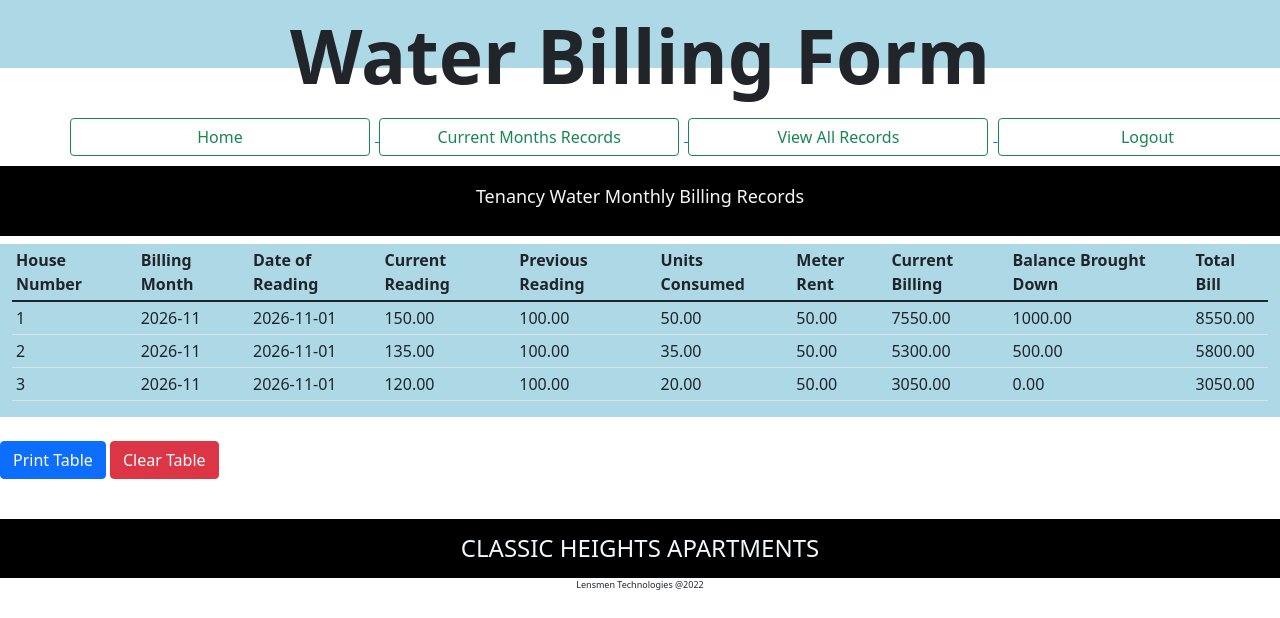
/admin/records.php (signed in), run on the app's committed database.
### tables this page shows
CREATE TABLE `monthly_bill` (
  `bill_id` int(11) NOT NULL AUTO_INCREMENT,
  `house_number` varchar(50) NOT NULL,
  `billing_month` varchar(50) NOT NULL,
  `date_of_reading` date NOT NULL,
  `current_reading` decimal(10,2) NOT NULL DEFAULT 0.00,
  `previous_reading` decimal(10,2) NOT NULL DEFAULT 100.00,
  `meter_rent` decimal(10,2) NOT NULL DEFAULT 50.00,
  `units_consumed` decimal(10,2) NOT NULL DEFAULT 0.00,
  `current_bill` decimal(10,2) NOT NULL DEFAULT 0.00,
  `bbd` decimal(10,2) NOT NULL DEFAULT 1000.00,
  `total_bill` decimal(10,2) NOT NULL DEFAULT 0.00,
  `timestamp` timestamp NOT NULL DEFAULT current_timestamp() ON UPDATE current_timestamp(),
  PRIMARY KEY (`bill_id`)
);

### admin/records.php (the view, shortened to what this page needs)
<!DOCTYPE html>
<html lang="en">
<?php
require_once('config.php');
?>
<?php
    include('template/records_header.php');
?>
<div class="headerline">
    <h3>Tenancy Water Monthly Billing Records</h3>
</div>
<div class="container-fluid">
    <table class="table table-sm" id="table-records">
        <thead>
            <tr>
                <th id="house_number">House Number</th>
                <th id="billing_month">Billing Month</th>
                <th id="date_of_reading">Date of Reading</th>
                <th id="current_reading">Current Reading</th>
                <th id="previous_reading">Previous Reading</th>
                <th id="units_consumed">Units Consumed</th>
                <th id="meter_rent">Meter Rent</th>
                <th id="current_bill">Current Billing</th>
                <th id="bbd">Balance Brought Down</th>
                <th id="total_bill">Total Bill</th>
            </tr>
        </thead>
        <tbody>
            <?php
            $sql = "SELECT * FROM monthly_bill ORDER BY house_number ASC";
            $stmtselect = $db->query($sql);
            if ($stmtselect->rowCount() > 0) {
                while ($monthly_bill = $stmtselect->fetch(PDO::FETCH_ASSOC)) {
                    echo '
                                <tr>
                                    <td>' . $monthly_bill['house_number'] . '</td>
                                    <td>' . $monthly_bill['billing_month'] . '</td>
                                    <td>' . $monthly_bill['date_of_reading'] . '</td>
                                    <td>' . $monthly_bill['current_reading'] . '</td>
                                    <td>' . $monthly_bill['previous_reading'] . '</td>
                                    <td>' . $monthly_bill['units_consumed'] . '</td>
                                    <td>' . $monthly_bill['meter_rent'] . '</td>
                                    <td>' . $monthly_bill['current_bill'] . '</td>
                                    <td>' . $monthly_bill['bbd'] . '</td>
                                    <td>' . $monthly_bill['total_bill'] . '</td>
                                </tr>';
                }
            }
            ?>
        </tbody>
    </table>
</div>
<div>
    <br>
    <input type="submit" value="Print Table" class="form btn btn-primary" name="print" id="print">
    <input type="submit" value="Clear Table" class="form btn btn-danger" name="delete" id="delete">
</div>
<div class="footer">
    <h4 onclick="window.location.href='index.php'">CLASSIC HEIGHTS APARTMENTS</h4>
</div>
<div class="copyright">Lensmen Technologies @2022 </div>
</body>
</html>

### admin/admin_css/styles.css (style rules this page uses)
* { box-sizing: border-box; }
.container-fluid { display:flex; width: 100%; box-sizing: border-box; background-color: lightblue; }
.headerline h3 { font-size: 18px; color: whitesmoke; height: 70px; padding-top: 20px; text-align: center; background-color: black; height: 70px; }
.footer h4 { text-align: center; justify-items: center; color: aliceblue; margin-top: 40px; margin-bottom: 0px; padding: 15px; background-color: rgb(0, 0, 0); }
.copyright { font-size: xx-small; text-align: center; }

### data on the page
monthly_bill: house_number "1", billing_month "2026-11", date_of_reading "2026-11-01", current_reading "150.00", previous_reading "100.00", units_consumed "50.00", meter_rent "50.00", current_bill "7550.00", bbd "1000.00", total_bill "8550.00"
monthly_bill: house_number "2", billing_month "2026-11", date_of_reading "2026-11-01", current_reading "135.00", previous_reading "100.00", units_consumed "35.00", meter_rent "50.00", current_bill "5300.00", bbd "500.00", total_bill "5800.00"
monthly_bill: house_number "3", billing_month "2026-11", date_of_reading "2026-11-01", current_reading "120.00", previous_reading "100.00", units_consumed "20.00", meter_rent "50.00", current_bill "3050.00", bbd "0.00", total_bill "3050.00"
